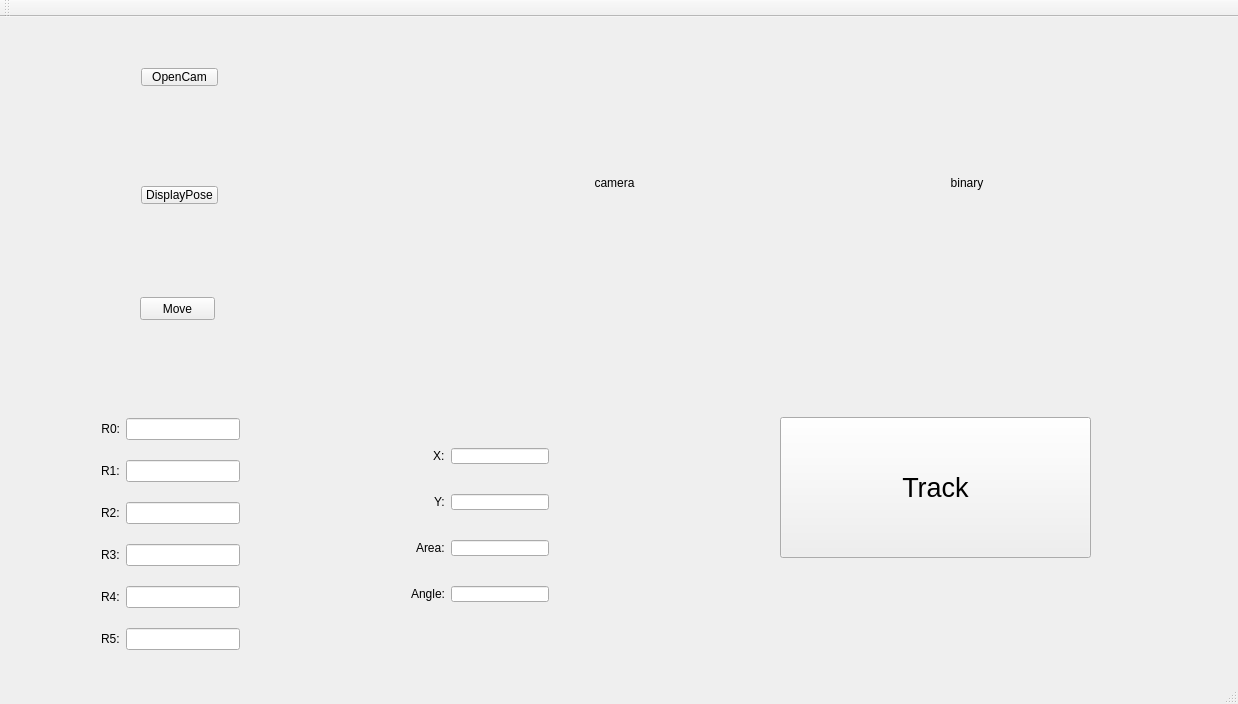
<?xml version="1.0" encoding="UTF-8"?>
<ui version="4.0">
 <class>uppercomputerClass</class>
 <widget class="QMainWindow" name="uppercomputerClass">
  <property name="geometry">
   <rect>
    <x>0</x>
    <y>0</y>
    <width>1238</width>
    <height>704</height>
   </rect>
  </property>
  <property name="windowTitle">
   <string>uppercomputer</string>
  </property>
  <widget class="QWidget" name="centralWidget">
   <widget class="QWidget" name="formLayoutWidget">
    <property name="geometry">
     <rect>
      <x>90</x>
      <y>390</y>
      <width>161</width>
      <height>255</height>
     </rect>
    </property>
    <layout class="QFormLayout" name="formLayout">
     <property name="sizeConstraint">
      <enum>QLayout::SetDefaultConstraint</enum>
     </property>
     <property name="labelAlignment">
      <set>Qt::AlignRight|Qt::AlignTrailing|Qt::AlignVCenter</set>
     </property>
     <property name="formAlignment">
      <set>Qt::AlignLeading|Qt::AlignLeft|Qt::AlignTop</set>
     </property>
     <property name="horizontalSpacing">
      <number>6</number>
     </property>
     <property name="verticalSpacing">
      <number>20</number>
     </property>
     <item row="0" column="1">
      <widget class="QLineEdit" name="LineEditPoseR0"/>
     </item>
     <item row="1" column="0">
      <widget class="QLabel" name="LabelPoseR1">
       <property name="text">
        <string>R1:</string>
       </property>
      </widget>
     </item>
     <item row="1" column="1">
      <widget class="QLineEdit" name="LineEditPoseR1"/>
     </item>
     <item row="2" column="0">
      <widget class="QLabel" name="LabelPoseR2">
       <property name="text">
        <string>R2:</string>
       </property>
      </widget>
     </item>
     <item row="2" column="1">
      <widget class="QLineEdit" name="LineEditPoseR2"/>
     </item>
     <item row="3" column="0">
      <widget class="QLabel" name="LabelPoseR3">
       <property name="text">
        <string>R3:</string>
       </property>
      </widget>
     </item>
     <item row="3" column="1">
      <widget class="QLineEdit" name="LineEditPoseR3"/>
     </item>
     <item row="4" column="0">
      <widget class="QLabel" name="LabelPoseR4">
       <property name="text">
        <string>R4:</string>
       </property>
      </widget>
     </item>
     <item row="4" column="1">
      <widget class="QLineEdit" name="LineEditPoseR4"/>
     </item>
     <item row="5" column="0">
      <widget class="QLabel" name="LabelPoseR5">
       <property name="text">
        <string>R5:</string>
       </property>
      </widget>
     </item>
     <item row="5" column="1">
      <widget class="QLineEdit" name="LineEditPoseR5"/>
     </item>
     <item row="0" column="0">
      <widget class="QLabel" name="LabelPoseR0">
       <property name="text">
        <string>R0:</string>
       </property>
       <property name="alignment">
        <set>Qt::AlignRight|Qt::AlignTrailing|Qt::AlignVCenter</set>
       </property>
      </widget>
     </item>
    </layout>
   </widget>
   <widget class="QWidget" name="formLayoutWidget_2">
    <property name="geometry">
     <rect>
      <x>400</x>
      <y>420</y>
      <width>160</width>
      <height>176</height>
     </rect>
    </property>
    <layout class="QFormLayout" name="formLayout_3">
     <property name="labelAlignment">
      <set>Qt::AlignRight|Qt::AlignTrailing|Qt::AlignVCenter</set>
     </property>
     <property name="verticalSpacing">
      <number>30</number>
     </property>
     <item row="0" column="0">
      <widget class="QLabel" name="LabelFeatureX">
       <property name="text">
        <string>X:</string>
       </property>
      </widget>
     </item>
     <item row="0" column="1">
      <widget class="QLineEdit" name="LineEditFeatureX">
       <property name="enabled">
        <bool>true</bool>
       </property>
      </widget>
     </item>
     <item row="1" column="0">
      <widget class="QLabel" name="LabelFeatureY">
       <property name="text">
        <string>Y:</string>
       </property>
      </widget>
     </item>
     <item row="1" column="1">
      <widget class="QLineEdit" name="LineEditFeatureY"/>
     </item>
     <item row="2" column="0">
      <widget class="QLabel" name="LabelFeatureArea">
       <property name="text">
        <string>Area:</string>
       </property>
      </widget>
     </item>
     <item row="2" column="1">
      <widget class="QLineEdit" name="LineEditFeatureArea"/>
     </item>
     <item row="3" column="0">
      <widget class="QLabel" name="LabelFeatureAngle">
       <property name="text">
        <string>Angle:</string>
       </property>
      </widget>
     </item>
     <item row="3" column="1">
      <widget class="QLineEdit" name="LineEditFeatureAngle"/>
     </item>
    </layout>
   </widget>
   <widget class="QPushButton" name="ButtonTrack">
    <property name="geometry">
     <rect>
      <x>780</x>
      <y>400</y>
      <width>311</width>
      <height>141</height>
     </rect>
    </property>
    <property name="font">
     <font>
      <pointsize>20</pointsize>
     </font>
    </property>
    <property name="text">
     <string>Track</string>
    </property>
   </widget>
   <widget class="QWidget" name="layoutWidget">
    <property name="geometry">
     <rect>
      <x>430</x>
      <y>10</y>
      <width>721</width>
      <height>20</height>
     </rect>
    </property>
    <layout class="QHBoxLayout" name="horizontalLayout">
     <property name="sizeConstraint">
      <enum>QLayout::SetDefaultConstraint</enum>
     </property>
     <item>
      <widget class="QLabel" name="label">
       <property name="font">
        <font>
         <pointsize>11</pointsize>
        </font>
       </property>
       <property name="text">
        <string>original image</string>
       </property>
       <property name="alignment">
        <set>Qt::AlignCenter</set>
       </property>
      </widget>
     </item>
     <item>
      <widget class="QLabel" name="label_3">
       <property name="font">
        <font>
         <pointsize>11</pointsize>
        </font>
       </property>
       <property name="text">
        <string>feature image</string>
       </property>
       <property name="alignment">
        <set>Qt::AlignCenter</set>
       </property>
      </widget>
     </item>
    </layout>
   </widget>
   <widget class="QWidget" name="layoutWidget">
    <property name="geometry">
     <rect>
      <x>430</x>
      <y>50</y>
      <width>721</width>
      <height>231</height>
     </rect>
    </property>
    <layout class="QHBoxLayout" name="horizontalLayout_2">
     <item>
      <widget class="QLabel" name="LabelCamera">
       <property name="text">
        <string>camera</string>
       </property>
       <property name="alignment">
        <set>Qt::AlignCenter</set>
       </property>
      </widget>
     </item>
     <item>
      <widget class="QLabel" name="LabelFeature">
       <property name="text">
        <string>binary</string>
       </property>
       <property name="alignment">
        <set>Qt::AlignCenter</set>
       </property>
      </widget>
     </item>
    </layout>
   </widget>
   <widget class="QWidget" name="layoutWidget">
    <property name="geometry">
     <rect>
      <x>130</x>
      <y>40</y>
      <width>99</width>
      <height>158</height>
     </rect>
    </property>
    <layout class="QVBoxLayout" name="verticalLayout" stretch="0,0">
     <property name="spacing">
      <number>100</number>
     </property>
     <item>
      <widget class="QPushButton" name="ButtonOpenCam">
       <property name="text">
        <string>OpenCam</string>
       </property>
      </widget>
     </item>
     <item>
      <widget class="QPushButton" name="ButtonDisplayPose">
       <property name="text">
        <string>DisplayPose</string>
       </property>
      </widget>
     </item>
    </layout>
   </widget>
   <widget class="QPushButton" name="ButtonMove">
    <property name="geometry">
     <rect>
      <x>140</x>
      <y>280</y>
      <width>75</width>
      <height>23</height>
     </rect>
    </property>
    <property name="text">
     <string>Move</string>
    </property>
   </widget>
  </widget>
  <widget class="QMenuBar" name="menuBar">
   <property name="geometry">
    <rect>
     <x>0</x>
     <y>0</y>
     <width>1238</width>
     <height>21</height>
    </rect>
   </property>
  </widget>
  <widget class="QToolBar" name="mainToolBar">
   <attribute name="toolBarArea">
    <enum>TopToolBarArea</enum>
   </attribute>
   <attribute name="toolBarBreak">
    <bool>false</bool>
   </attribute>
  </widget>
  <widget class="QStatusBar" name="statusBar"/>
 </widget>
 <layoutdefault spacing="6" margin="11"/>
 <resources>
  <include location="uppercomputer.qrc"/>
 </resources>
 <connections/>
</ui>
